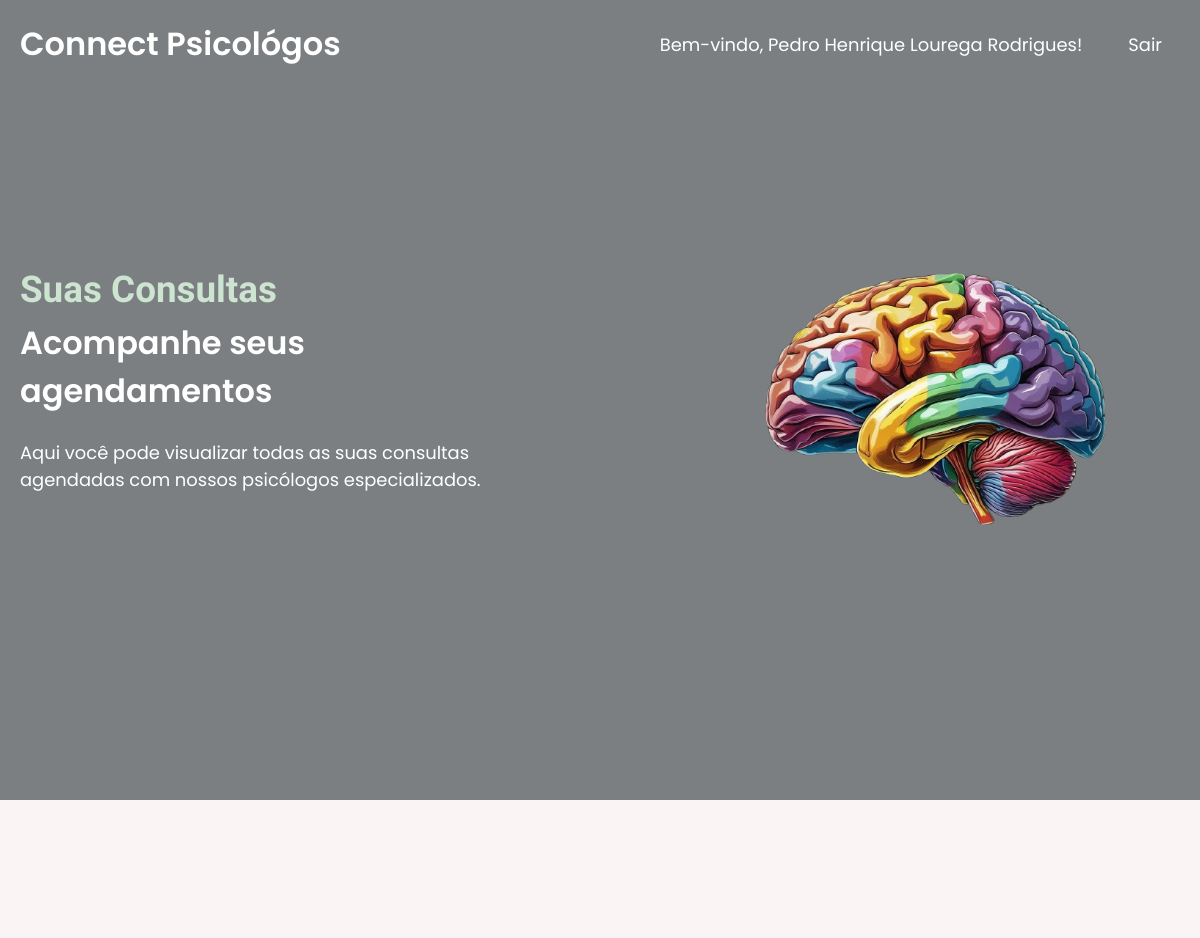
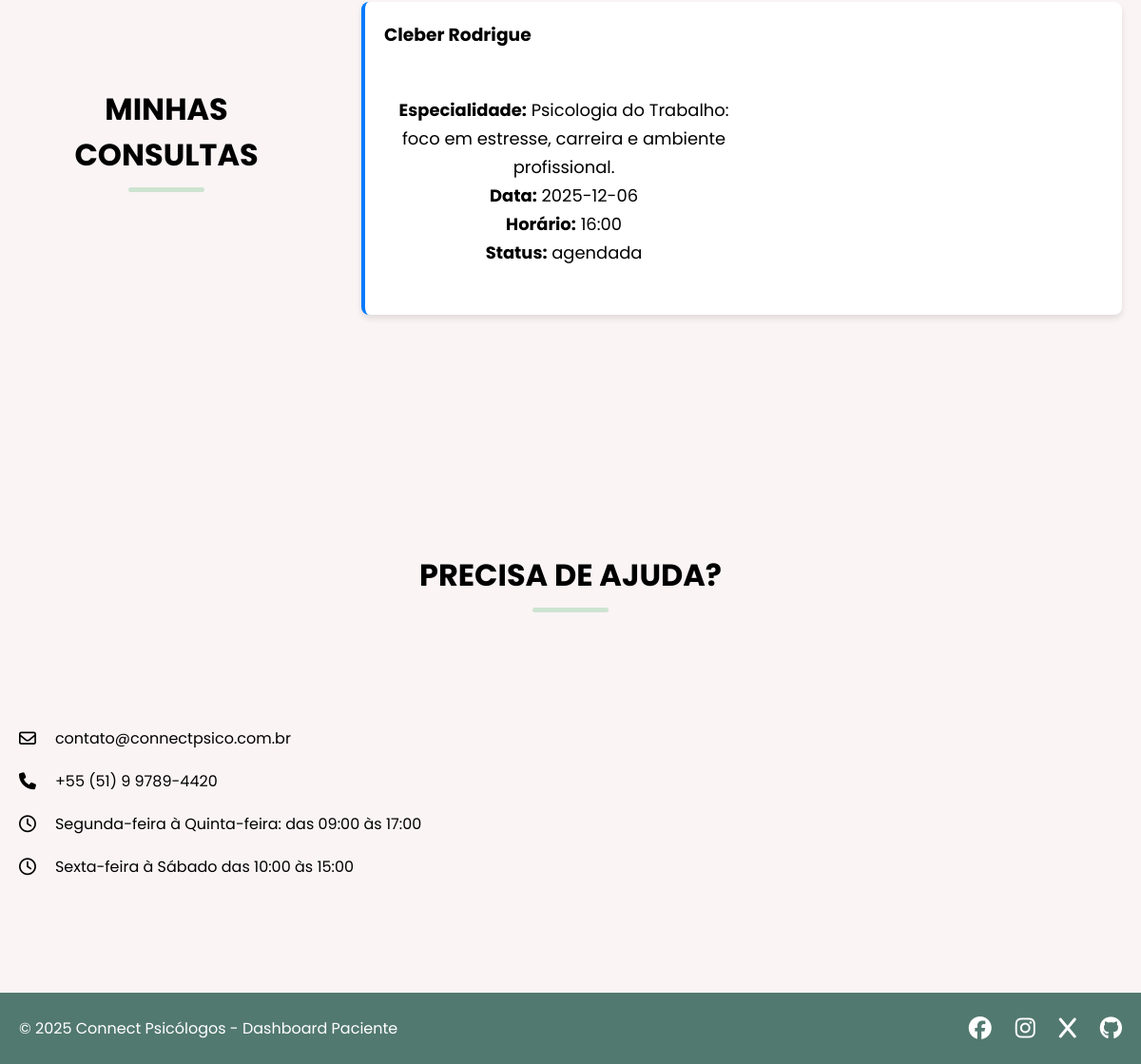
The page /dashboard/paciente (signed in) on the database its author committed (2 pictures, top to bottom).
### tables this page shows
CREATE TABLE consultas (
            id INTEGER PRIMARY KEY AUTOINCREMENT,
            paciente_id INTEGER NOT NULL,
            psicologo_id INTEGER NOT NULL,
            data_consulta DATE NOT NULL,
            horario TIME NOT NULL,
            status TEXT DEFAULT 'agendada',
            FOREIGN KEY (paciente_id) REFERENCES pacientes (id),
            FOREIGN KEY (psicologo_id) REFERENCES psicologos (id)
        );

CREATE TABLE psicologos (
            id INTEGER PRIMARY KEY AUTOINCREMENT,
            nome TEXT NOT NULL,
            especialidade TEXT NOT NULL,
            username TEXT UNIQUE NOT NULL,
            password TEXT NOT NULL
        );

### sistema_psicologos/app.py (the view)
@app.route('/dashboard/paciente')
def dashboard_paciente():
    if 'paciente_id' not in session:
        return redirect(url_for('paciente_login'))
    consultas = consultas_paciente(session['paciente_id'])
    return render_template('dashboard_paciente.html',
                         consultas=consultas,
                         paciente_nome=session.get('paciente_nome'))

### sistema_psicologos/database.py (called while the page is built)
def get_db_connection():
    conn = sqlite3.connect('connect_psicologos.db')
    conn.row_factory = sqlite3.Row
    return conn

def consultas_paciente(paciente_id):
    conn = get_db_connection()
    consultas = conn.execute('''
        SELECT c.data_consulta, c.horario, c.status,
               ps.nome as psicologo_nome, ps.especialidade
        FROM consultas c
        JOIN psicologos ps ON c.psicologo_id = ps.id
        WHERE c.paciente_id = ?
        ORDER BY c.data_consulta, c.horario
    ''', (paciente_id,)).fetchall()
    conn.close()
    return consultas

### sistema_psicologos/templates/dashboard_paciente.html (shortened to what this page needs)
<!DOCTYPE html>
<html lang="pt-BR">
<head>
    <link rel="stylesheet" href="https://cdnjs.cloudflare.com/ajax/libs/font-awesome/6.6.0/css/all.min.css">
     <link rel="stylesheet" href="{{ url_for('static', filename='css/style.css') }}">
</head>
<body>
    <header>
        <nav class="navbar section-content">
            <a href="{{ url_for('home') }}" class="nav-logo">
                <h2 class="logo-text">Connect Psicológos</h2>
            </a>
            <ul class="nav-menu">
                <li class="nav-item">
                    <span class="nav-link">Bem-vindo, {{ paciente_nome }}!</span>
                </li>
                <li class="nav-item">
                    <a href="{{ url_for('logout') }}" class="nav-link">Sair</a>
                </li>
            </ul>
        </nav>
    </header>
    <main>
        <section class="hero-section">
            <div class="section-content">
                <div class="hero-details">
                    <h2 class="title">Suas Consultas</h2>
                    <h3 class="subtitle">Acompanhe seus agendamentos</h3>
                    <p class="description">Aqui você pode visualizar todas as suas consultas agendadas com nossos psicólogos especializados.</p>
                </div>
                <div class="hero-image-wrapped">
                    <img src="{{ url_for('static', filename='images/psicologo-banner.png') }}" alt="Consultas" class="hero-image">
                </div>
            </div>
        </section>
        <section class="about-section">
            <div class="section-content">
                <h2 class="section-tittle">Minhas Consultas</h2>
                {% if consultas %}
                    {% for consulta in consultas %}
                    <div class="consulta-card">
                        <div class="about-details">
                            <h3 class="name">{{ consulta.psicologo_nome }}</h3>
                            <p class="text">
                                <strong>Especialidade:</strong> {{ consulta.especialidade }}<br>
                                <strong>Data:</strong> {{ consulta.data_consulta }}<br>
                                <strong>Horário:</strong> {{ consulta.horario }}<br>
                                <strong>Status:</strong> {{ consulta.status }}
                            </p>
                        </div>
                    </div>
                    {% endfor %}
                {% endif %}
            </div>
        </section>
        <section class="contact-section">
            <h2 class="section-tittle">Precisa de Ajuda?</h2>
            <div class="section-content">
                <ul class="contact-info-list">
                    <li class="contact-info">
                        <i class="fa-regular fa-envelope"></i>
                        <p>contato@connectpsico.com.br</p>
                    </li>
                    <li class="contact-info">
                        <i class="fa-solid fa-phone"></i>
                        <p>+55 (51) 9 9789-4420</p>
                    </li>
                    <li class="contact-info">
                        <i class="fa-regular fa-clock"></i>
                        <p>Segunda-feira à Quinta-feira: das 09:00 às 17:00</p>
                    </li>
                    <li class="contact-info">
                        <i class="fa-regular fa-clock"></i>
                        <p>Sexta-feira à Sábado das 10:00 às 15:00</p>
                    </li>
                </ul>
            </div>
        </section>
        <footer class="footer-section">
            <div class="section-content">
                <p class="copyright-text">© 2025 Connect Psicólogos - Dashboard Paciente</p>
                <div class="social-link-list">
                    <a href="https://www.facebook.com/?locale=pt_BR" class="social-link"><i class="fa-brands fa-facebook"></i></a>
                    <a href="https://www.instagram.com/?locale=pt_BR" class="social-link"><i class="fa-brands fa-instagram"></i></a>
                    <a href="https://x.com/i/flow/login" class="social-link"><i class="fa-brands fa-x"></i></a>
                    <a href="https://github.com/PedroLourega" target="blank" class="social-link"><i class="fa-brands fa-github"></i></a>
                </div>
            </div>
        </footer>
    </main>
</body>
</html>

### sistema_psicologos/static/css/style.css (style rules this page uses)
* { margin: 0; padding: 0; box-sizing: border-box; font-family: "Poppins", sans-serif; }
:root { --white-color: #fff; --dark-color: #52796F; --primary-color: #7b7f82; --secondary-color: #CDE4D1; --light-pink-color: #faf4f5; --medium-gray-color: #6B7280; --font-size-s: 0.9rem; --font-size-n: 1rem; --font-size-m: 1.12rem; --font-size-l: 1.5rem; --font-size-xl: 2rem; --font-size-xxl: 2.3rem; --font-weight-normal: 400; --font-weight-medium: 500; --font-weight-semibold: 600; --font-weight-bold: 700; --border-radius-s: 8px; --border-radius-m: 30px; --border-radius-circle: 50%; --site-max-width: 1300px; }
html { scroll-behavior: smooth; }
ul { list-style: none; }
a { text-decoration: none; }
img { width: 100%; }
.section-content { margin: 0 auto; padding: 0 20px; max-width: var(--site-max-width); }
.section-tittle { text-align: center; padding: 60px 0 100px; text-transform: uppercase; font-size: var(--font-size-xl); }
.section-tittle::after { content: ""; width: 80px; height: 5px; display: block; margin: 10px auto 0; border-radius: var(--border-radius-s); background-color: var(--secondary-color); }
header { position: fixed; width: 100%; z-index: 5; background: var(--primary-color); }
header .navbar { display: flex; padding: 20px; align-items: center; justify-content: space-between; }
.navbar .nav-logo .logo-text { color: var(--white-color); font-size: var(--font-size-xl); font-weight: var(--font-weight-semibold); }
.navbar .nav-menu { display: flex; gap: 10px; }
.navbar .nav-menu .nav-link { padding: 10px 18px; color: var(--white-color); font-size: var(--font-size-m); border-radius: var(--border-radius-m); transition: 0.3s ease; }
.hero-section { min-height: 100vh; background:var(--primary-color) ; }
.hero-section .section-content { display: flex; align-items: center; min-height: 100vh; color: var(--white-color); justify-content: space-between; }
.hero-section .hero-details .title { font-size: var(--font-size-xxl); color: var(--secondary-color); font-family: "Miniver", sans-serif; }
.hero-section .hero-details .subtitle { margin-top: 8px; max-width: 70%; font-size: var(--font-size-xl); font-weight: var(--font-weight-semibold); }
.hero-section .hero-details .description { max-width: 70%; margin:24px 0 40px ; font-size: var(--font-size-m); }
.about-section { padding: 120px 0; background: var(--light-pink-color); }
.about-section .section-content { display: flex; gap: 50px; align-items: center; justify-content: space-between; }
.about-section .about-details { max-width: 50%; }
.about-section .about-details .text { line-height: 30px; margin: 50px 0 30px; text-align: center; font-size: var(--font-size-m); }
.contact-section { padding: 50px 0 100px; background: var(--light-pink-color); }
.contact-section .section-content { display: flex; gap: 48px; align-items: flex-start; justify-content: space-between; }
.contact-section .contact-info-list .contact-info { display: flex; gap: 20px; margin: 20px 0; align-items:center; }
.contact-section .contact-info-list .contact-info i { font-size: var(--font-size-m); }
.footer-section { padding: 20px 0; background: var(--dark-color); }
.footer-section .section-content { display: flex; align-items: center; justify-content: space-between; }
.footer-section :where(.copyright-text, .social-link, .policy-link) { color: var(--white-color); transition: 0.2s ease; }
.footer-section .social-link-list { display: flex; gap: 25px; }
.footer-section .social-link-list .social-link { font-size: var(--font-size-l); }
.consulta-card { background: white; padding: 20px; margin: 20px 0; border-radius: 8px; box-shadow: 0 4px 6px rgba(0, 0, 0, 0.1); border-left: 4px solid #007bff; }

### rows shown on the page
consultas: psicologo_nome "Cleber Rodrigue", especialidade "Psicologia do Trabalho: foco em estresse, carreira e ambiente profissional.", data_consulta "2025-12-06", horario "16:00", status "agendada"

### other values the page prints
{{ paciente_nome }} "Pedro Henrique Lourega Rodrigues"
